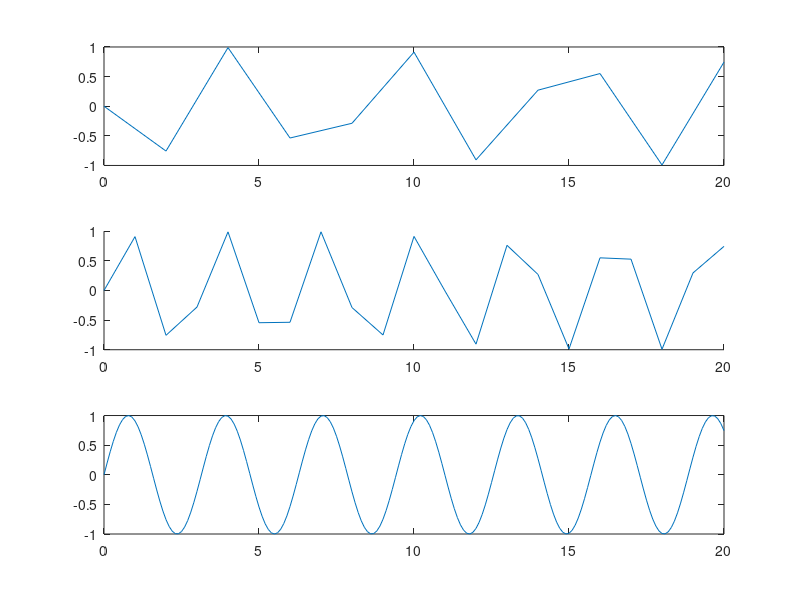

The MATLAB script that drew this image:
subplot(3,1,1);
x1 = 0:2:20;
y1 = sin(2*x1);
plot(x1, y1);

subplot(3,1,2);
hold on
x2 = 0:1:20;
y2 = sin(2*x2);
plot(x2, y2);

subplot(3,1,3);
x3 = 0:0.1:20;
y3 = sin(2*x3);
plot(x3, y3);

% When we use a shorter supply of dots we lose the ability to precisily sketch the graph of our function; so the more points we have the better
